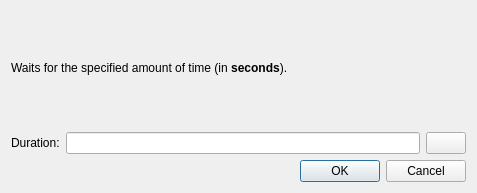
<?xml version="1.0" encoding="UTF-8"?>
<ui version="4.0">
 <class>AlgoSleepStmt</class>
 <widget class="QDialog" name="AlgoSleepStmt">
  <property name="windowModality">
   <enum>Qt::WindowModal</enum>
  </property>
  <property name="geometry">
   <rect>
    <x>0</x>
    <y>0</y>
    <width>477</width>
    <height>193</height>
   </rect>
  </property>
  <property name="windowTitle">
   <string>Wait</string>
  </property>
  <property name="windowIcon">
   <iconset resource="../turing.qrc">
    <normaloff>:/action/media/settings.png</normaloff>:/action/media/settings.png</iconset>
  </property>
  <property name="modal">
   <bool>true</bool>
  </property>
  <layout class="QVBoxLayout" name="verticalLayout">
   <item>
    <widget class="QLabel" name="label">
     <property name="text">
      <string>&lt;html&gt;&lt;head/&gt;&lt;body&gt;&lt;p&gt;Waits for the specified amount of time (in &lt;span style=&quot; font-weight:600;&quot;&gt;seconds&lt;/span&gt;).&lt;/p&gt;&lt;/body&gt;&lt;/html&gt;</string>
     </property>
     <property name="wordWrap">
      <bool>true</bool>
     </property>
    </widget>
   </item>
   <item>
    <layout class="QGridLayout" name="gridLayout">
     <item row="0" column="1">
      <widget class="QLineEdit" name="txtValue"/>
     </item>
     <item row="0" column="0">
      <widget class="QLabel" name="label_3">
       <property name="text">
        <string>Duration:</string>
       </property>
       <property name="buddy">
        <cstring>txtValue</cstring>
       </property>
      </widget>
     </item>
     <item row="0" column="2">
      <widget class="QPushButton" name="btnCode">
       <property name="text">
        <string/>
       </property>
       <property name="icon">
        <iconset resource="../turing.qrc">
         <normaloff>:/action/media/edit_line.png</normaloff>:/action/media/edit_line.png</iconset>
       </property>
      </widget>
     </item>
    </layout>
   </item>
   <item>
    <widget class="QDialogButtonBox" name="buttonBox">
     <property name="orientation">
      <enum>Qt::Horizontal</enum>
     </property>
     <property name="standardButtons">
      <set>QDialogButtonBox::Cancel|QDialogButtonBox::Ok</set>
     </property>
    </widget>
   </item>
  </layout>
 </widget>
 <tabstops>
  <tabstop>txtValue</tabstop>
  <tabstop>btnCode</tabstop>
 </tabstops>
 <resources>
  <include location="../turing.qrc"/>
 </resources>
 <connections>
  <connection>
   <sender>buttonBox</sender>
   <signal>accepted()</signal>
   <receiver>AlgoSleepStmt</receiver>
   <slot>accept()</slot>
   <hints>
    <hint type="sourcelabel">
     <x>238</x>
     <y>172</y>
    </hint>
    <hint type="destinationlabel">
     <x>238</x>
     <y>96</y>
    </hint>
   </hints>
  </connection>
  <connection>
   <sender>buttonBox</sender>
   <signal>rejected()</signal>
   <receiver>AlgoSleepStmt</receiver>
   <slot>reject()</slot>
   <hints>
    <hint type="sourcelabel">
     <x>238</x>
     <y>172</y>
    </hint>
    <hint type="destinationlabel">
     <x>238</x>
     <y>96</y>
    </hint>
   </hints>
  </connection>
 </connections>
</ui>
